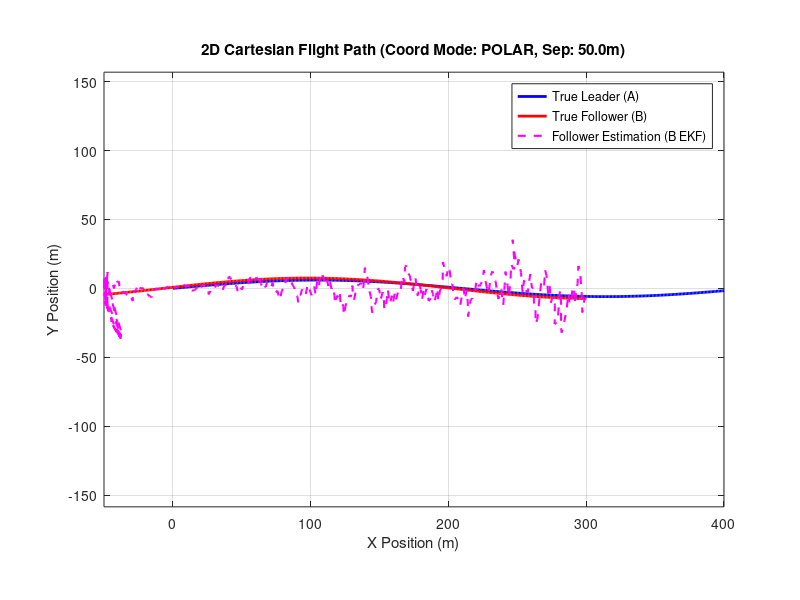
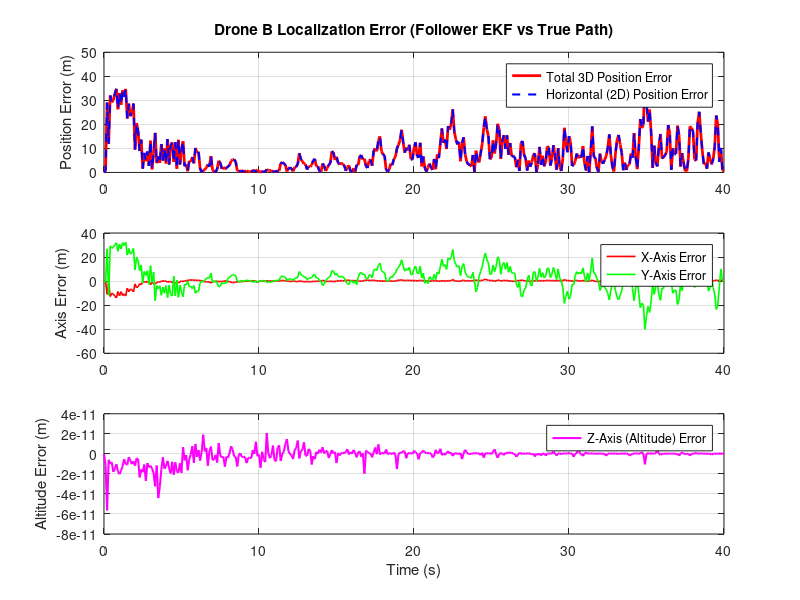

MATLAB code to generate these figures, in order:
%% =========================================================================
% MULTI-DRONE NAVIGATION AND SIMULATION (LEADER-FOLLOWER)
% =========================================================================
% Description: 
%   - Leader A True Trajectory: Sinusoidal path in 2D Cartesian space.
%   - Configurable Coordinate System: 'polar' or 'cartesian'. When 'polar' is 
%     chosen, all EKF estimation & update calculations run natively in polar.
%   - Visualizations: 
%     1. 2D Cartesian Flight Path View (True Leader, True Follower, Estimate).
%     2. Dedicated Drone B Localization Error Analysis.
% =========================================================================

clear; close all; clc;

%% 1. CONFIGURABLE SIMULATION PARAMETERS
config.coord_system       = 'polar';     % Select: 'polar' or 'cartesian'
config.uwb_representation = 'polar';     % UWB mode: 'polar' or 'cartesian'
config.sep_distance       = 50.0;         % Following distance for Drone B (meters)
config.flight_speed       = 10.0;         % Operational speed (m/s)
config.dt                 = 0.1;         % Time step (seconds)
config.T_total            = 40.0;        % Total simulation time (seconds)

time_vec = 0:config.dt:config.T_total;
num_steps = length(time_vec);

%% 2. TRUE TRAJECTORY GENERATION (SINUSOIDAL LEADER A)
amplitude_y = 6.0;  
freq_y      = 0.15;      

% Define Leader A's True Sinusoidal Path in Cartesian space
true_A_cart.x   = config.flight_speed * time_vec;
true_A_cart.y   = amplitude_y * sin(freq_y * time_vec);
true_A_cart.z   = 5.0 * ones(1, num_steps);
true_A_cart.v   = zeros(1, num_steps);
true_A_cart.psi = zeros(1, num_steps);

for k = 1:num_steps
    if k == 1
        dx = config.flight_speed * config.dt;
        dy = amplitude_y * freq_y * cos(freq_y * time_vec(1)) * config.dt;
    else
        dx = true_A_cart.x(k) - true_A_cart.x(k-1);
        dy = true_A_cart.y(k) - true_A_cart.y(k-1);
    end
    true_A_cart.v(k)   = sqrt(dx^2 + dy^2) / config.dt;
    true_A_cart.psi(k) = atan2(dy, dx);
end

true_A = struct();
true_B = struct();

if strcmpi(config.coord_system, 'polar')
    % --- CONVERT TRUE PATH TO POLAR FOR CALCULATIONS ---
    true_A.r   = sqrt(true_A_cart.x.^2 + true_A_cart.y.^2);
    true_A.th  = atan2(true_A_cart.y, true_A_cart.x);
    true_A.z   = true_A_cart.z;
    true_A.v   = true_A_cart.v;
    true_A.psi = true_A_cart.psi;
    
    for k = 1:num_steps
        lag_steps = round((config.sep_distance / config.flight_speed) / config.dt);
        ref_idx = max(1, k - lag_steps);
        
        xA_ref = true_A_cart.x(ref_idx);
        yA_ref = true_A_cart.y(ref_idx);
        psiA_ref = true_A_cart.psi(ref_idx);
        
        xB_cart = xA_ref - config.sep_distance * cos(psiA_ref);
        yB_cart = yA_ref - config.sep_distance * sin(psiA_ref);
        
        true_B.r(k)   = sqrt(xB_cart^2 + yB_cart^2);
        true_B.th(k)  = atan2(yB_cart, xB_cart);
        true_B.z(k)   = true_A_cart.z(ref_idx);
        true_B.v(k)   = true_A_cart.v(ref_idx);
        true_B.psi(k) = psiA_ref;
    end
else
    % --- CARTESIAN TRUE PATH ---
    true_A = true_A_cart;
    
    true_B.x = zeros(1, num_steps);
    true_B.y = zeros(1, num_steps);
    true_B.z = zeros(1, num_steps);
    true_B.v = zeros(1, num_steps);
    true_B.psi = zeros(1, num_steps);
    
    for k = 1:num_steps
        lag_steps = round((config.sep_distance / config.flight_speed) / config.dt);
        ref_idx = max(1, k - lag_steps);
        
        true_B.x(k) = true_A.x(ref_idx) - config.sep_distance * cos(true_A.psi(ref_idx));
        true_B.y(k) = true_A.y(ref_idx) - config.sep_distance * sin(true_A.psi(ref_idx));
        true_B.z(k) = true_A.z(ref_idx);
        true_B.v(k) = true_A.v(ref_idx);
        true_B.psi(k) = true_A.psi(ref_idx);
    end
end

%% 3. SENSOR NOISE & MEASUREMENT GENERATION
rng(42); % Seed for reproducibility

gps_noise_std   = 1.0;     
dr_v_noise_std  = 0.2;    
dr_psi_noise_std= 0.05; 
uwb_noise_std   = 0.3;     

meas_A = struct();
meas_B = struct();

if strcmpi(config.coord_system, 'polar')
    meas_A.r     = true_A.r + (gps_noise_std/2) * randn(1, num_steps);
    meas_A.th    = true_A.th + (gps_noise_std / 10.0) * randn(1, num_steps);
    meas_A.baro_z= true_A.z; 
    meas_A.dr_v  = true_A.v + dr_v_noise_std * randn(1, num_steps);
    meas_A.dr_psi= true_A.psi + dr_psi_noise_std * randn(1, num_steps);
    
    true_dist = zeros(1, num_steps);
    for k = 1:num_steps
        xA = true_A.r(k) * cos(true_A.th(k));
        yA = true_A.r(k) * sin(true_A.th(k));
        xB = true_B.r(k) * cos(true_B.th(k));
        yB = true_B.r(k) * sin(true_B.th(k));
        true_dist(k) = sqrt((xA - xB)^2 + (yA - yB)^2 + (true_A.z(k) - true_B.z(k))^2);
    end
    meas_B.uwb_dist     = true_dist + uwb_noise_std * randn(1, num_steps);
    meas_B.baro_z       = true_B.z; 
    meas_B.shared_alt_A = true_A.z; 
    meas_B.dr_v         = true_B.v + dr_v_noise_std * randn(1, num_steps);
    meas_B.dr_psi       = true_B.psi + dr_psi_noise_std * randn(1, num_steps);
else
    meas_A.gps_x  = true_A.x + gps_noise_std * randn(1, num_steps);
    meas_A.gps_y  = true_A.y + gps_noise_std * randn(1, num_steps);
    meas_A.baro_z = true_A.z; 
    meas_A.dr_v   = true_A.v + dr_v_noise_std * randn(1, num_steps);
    meas_A.dr_psi = true_A.psi + dr_psi_noise_std * randn(1, num_steps);
    
    true_dist = sqrt((true_A.x - true_B.x).^2 + (true_A.y - true_B.y).^2 + (true_A.z - true_B.z).^2);
    meas_B.uwb_dist     = true_dist + uwb_noise_std * randn(1, num_steps);
    meas_B.baro_z       = true_B.z; 
    meas_B.shared_alt_A = true_A.z; 
    meas_B.dr_v         = true_B.v + dr_v_noise_std * randn(1, num_steps);
    meas_B.dr_psi       = true_B.psi + dr_psi_noise_std * randn(1, num_steps);
end

%% 4. EXTENDED KALMAN FILTER (EKF) INITIALIZATION
est_A = zeros(5, num_steps);
est_B = zeros(5, num_steps);

if strcmpi(config.coord_system, 'polar')
    est_A(:, 1) = [true_A.r(1); true_A.th(1); true_A.z(1); config.flight_speed; true_A.psi(1)];
    est_B(:, 1) = [true_B.r(1); true_B.th(1); true_B.z(1); config.flight_speed; true_B.psi(1)];
else
    est_A(:, 1) = [true_A.x(1); true_A.y(1); true_A.z(1); config.flight_speed; true_A.psi(1)];
    est_B(:, 1) = [true_B.x(1); true_B.y(1); true_B.z(1); config.flight_speed; true_B.psi(1)];
end

P_A = eye(5) * 1.0;
P_B = eye(5) * 1.0;
P_history_B = zeros(5, num_steps);
P_history_B(:, 1) = diag(P_B);

Q = diag([0.01, 0.01, 0.01, 0.1, 0.05]);
dt = config.dt;

%% 5. EKF ESTIMATION LOOP
for k = 2:num_steps
    if strcmpi(config.coord_system, 'polar')
        %% --- POLAR EKF CALCULATIONS ---
        rA = est_A(1, k-1); thA = est_A(2, k-1); zA = est_A(3, k-1);
        vA = est_A(4, k-1); psiA = est_A(5, k-1);
        
        xA_temp = rA * cos(thA);
        yA_temp = rA * sin(thA);
        xA_pred = xA_temp + vA * cos(psiA) * dt;
        yA_pred = yA_temp + vA * sin(psiA) * dt;
        
        rA_pred  = sqrt(xA_pred^2 + yA_pred^2);
        thA_pred = atan2(yA_pred, xA_pred);
        zA_pred  = zA; 
        vA_pred  = meas_A.dr_v(k);
        psiA_pred= meas_A.dr_psi(k);
        
        x_pred_A = [rA_pred; thA_pred; zA_pred; vA_pred; psiA_pred];
        
        F_A = eye(5); eps_val = 1e-5;
        for j = 1:5
            xp = est_A(:, k-1); xp(j) = xp(j) + eps_val;
            xt = xp(1)*cos(xp(2)) + xp(4)*cos(xp(5))*dt;
            yt = xp(1)*sin(xp(2)) + xp(4)*sin(xp(5))*dt;
            pred_p = [sqrt(xt^2+yt^2); atan2(yt, xt); xp(3); xp(4); xp(5)];
            
            xt0 = rA*cos(thA) + vA*cos(psiA)*dt;
            yt0 = rA*sin(thA) + vA*sin(psiA)*dt;
            pred_0 = [sqrt(xt0^2+yt0^2); atan2(yt0, xt0); zA; vA; psiA];
            F_A(:, j) = (pred_p - pred_0) / eps_val;
        end
        
        P_pred_A = F_A * P_A * F_A' + Q;
        
        z_meas_A = [meas_A.r(k); meas_A.th(k); meas_A.baro_z(k)];
        H_A = [1,0,0,0,0; 0,1,0,0,0; 0,0,1,0,0];
        R_A = diag([(gps_noise_std/2)^2, (gps_noise_std/10)^2, 1e-4]);
        
        y_res_A = z_meas_A - H_A * x_pred_A;
        S_A = H_A * P_pred_A * H_A' + R_A;
        K_A = P_pred_A * H_A' / S_A;
        
        est_A(:, k) = x_pred_A + K_A * y_res_A;
        P_A = (eye(5) - K_A * H_A) * P_pred_A;
        
        % Follower B Polar EKF Update
        rB = est_B(1, k-1); thB = est_B(2, k-1); zB = est_B(3, k-1);
        vB = est_B(4, k-1); psiB = est_B(5, k-1);
        
        xB_temp = rB * cos(thB);
        yB_temp = rB * sin(thB);
        xB_pred = xB_temp + vB * cos(psiB) * dt;
        yB_pred = yB_temp + vB * sin(psiB) * dt;
        
        rB_pred  = sqrt(xB_pred^2 + yB_pred^2);
        thB_pred = atan2(yB_pred, xB_pred);
        zB_pred  = meas_B.shared_alt_A(k); 
        vB_pred  = meas_B.dr_v(k);
        psiB_pred= meas_B.dr_psi(k);
        
        x_pred_B = [rB_pred; thB_pred; zB_pred; vB_pred; psiB_pred];
        
        F_B = eye(5);
        for j = 1:5
            xp = est_B(:, k-1); xp(j) = xp(j) + eps_val;
            xt = xp(1)*cos(xp(2)) + xp(4)*cos(xp(5))*dt;
            yt = xp(1)*sin(xp(2)) + xp(4)*sin(xp(5))*dt;
            pred_p = [sqrt(xt^2+yt^2); atan2(yt, xt); xp(3); xp(4); xp(5)];
            
            xt0 = rB*cos(thB) + vB*cos(psiB)*dt;
            yt0 = rB*sin(thB) + vB*sin(psiB)*dt;
            pred_0 = [sqrt(xt0^2+yt0^2); atan2(yt0, xt0); zB; vB; psiB];
            F_B(:, j) = (pred_p - pred_0) / eps_val;
        end
        
        P_pred_B = F_B * P_B * F_B' + Q;
        
        xA_est = est_A(1, k) * cos(est_A(2, k));
        yA_est = est_A(1, k) * sin(est_A(2, k));
        zA_est = est_A(3, k);
        
        xB_cp = rB_pred * cos(thB_pred);
        yB_cp = rB_pred * sin(thB_pred);
        zB_cp = zB_pred;
        
        dist_est = sqrt((xA_est - xB_cp)^2 + (yA_est - yB_cp)^2 + (zA_est - zB_cp)^2);
        z_meas_B = [meas_B.uwb_dist(k); meas_B.shared_alt_A(k)];
        z_pred_B = [dist_est; zB_cp];
        
        H_B = zeros(2, 5);
        for j = 1:5
            xb_p = x_pred_B; xb_p(j) = xb_p(j) + eps_val;
            xb_c = xb_p(1) * cos(xb_p(2));
            yb_c = xb_p(1) * sin(xb_p(2));
            zb_c = xb_p(3);
            dist_p = sqrt((xA_est - xb_c)^2 + (yA_est - yb_c)^2 + (zA_est - zb_c)^2);
            z_pert = [dist_p; zb_c];
            H_B(:, j) = (z_pert - z_pred_B) / eps_val;
        end
        
        R_B = diag([uwb_noise_std^2, 1e-4]);
        y_res_B = z_meas_B - z_pred_B;
        
        S_B = H_B * P_pred_B * H_B' + R_B;
        K_B = P_pred_B * H_B' / S_B;
        
        est_B(:, k) = x_pred_B + K_B * y_res_B;
        P_B = (eye(5) - K_B * H_B) * P_pred_B;
        P_history_B(:, k) = diag(P_B);
        
    else
        %% --- CARTESIAN EKF CALCULATIONS ---
        xA = est_A(1, k-1); yA = est_A(2, k-1); zA = est_A(3, k-1);
        vA = est_A(4, k-1); psiA = est_A(5, k-1);
        
        xA_pred = xA + vA * cos(psiA) * dt;
        yA_pred = yA + vA * sin(psiA) * dt;
        zA_pred = zA; 
        vA_pred = meas_A.dr_v(k);
        psiA_pred = meas_A.dr_psi(k);
        
        x_pred_A = [xA_pred; yA_pred; zA_pred; vA_pred; psiA_pred];
        
        F_A = [1, 0, 0, cos(psiA)*dt, -vA*sin(psiA)*dt;
               0, 1, 0, sin(psiA)*dt,  vA*cos(psiA)*dt;
               0, 0, 1, 0,            0;
               0, 0, 0, 1,            0;
               0, 0, 0, 0,            1];
           
        P_pred_A = F_A * P_A * F_A' + Q;
        
        z_meas_A = [meas_A.gps_x(k); meas_A.gps_y(k); meas_A.baro_z(k)];
        H_A = [1, 0, 0, 0, 0; 0, 1, 0, 0, 0; 0, 0, 1, 0, 0];
        R_A = diag([gps_noise_std^2, gps_noise_std^2, 1e-4]);
        
        y_res_A = z_meas_A - H_A * x_pred_A;
        S_A = H_A * P_pred_A * H_A' + R_A;
        K_A = P_pred_A * H_A' / S_A;
        
        est_A(:, k) = x_pred_A + K_A * y_res_A;
        P_A = (eye(5) - K_A * H_A) * P_pred_A;

        % Drone B Cartesian EKF Update
        xB = est_B(1, k-1); yB = est_B(2, k-1); zB = est_B(3, k-1);
        vB = est_B(4, k-1); psiB = est_B(5, k-1);
        
        xB_pred = xB + vB * cos(psiB) * dt;
        yB_pred = yB + vB * sin(psiB) * dt;
        zB_pred = meas_B.shared_alt_A(k); 
        vB_pred = meas_B.dr_v(k);
        psiB_pred = meas_B.dr_psi(k);
        
        x_pred_B = [xB_pred; yB_pred; zB_pred; vB_pred; psiB_pred];
        
        F_B = [1, 0, 0, cos(psiB)*dt, -vB*sin(psiB)*dt;
               0, 1, 0, sin(psiB)*dt,  vB*cos(psiB)*dt;
               0, 0, 1, 0,            0;
               0, 0, 0, 1,            0;
               0, 0, 0, 0,            1];
           
        P_pred_B = F_B * P_B * F_B' + Q;
        
        dx_est = est_A(1, k) - xB_pred;
        dy_est = est_A(2, k) - yB_pred;
        dz_est = est_A(3, k) - zB_pred;
        dist_est = sqrt(dx_est^2 + dy_est^2 + dz_est^2);
        
        z_meas_B = [meas_B.uwb_dist(k); meas_B.shared_alt_A(k)];
        z_pred_B = [dist_est; zB_pred];
        
        H_B = [-dx_est/dist_est, -dy_est/dist_est, -dz_est/dist_est, 0, 0;
                0,                0,                1,                  0, 0];
        
        R_B = diag([uwb_noise_std^2, 1e-4]);
        y_res_B = z_meas_B - z_pred_B;
        
        S_B = H_B * P_pred_B * H_B' + R_B;
        K_B = P_pred_B * H_B' / S_B;
        
        est_B(:, k) = x_pred_B + K_B * y_res_B;
        P_B = (eye(5) - K_B * H_B) * P_pred_B;
        P_history_B(:, k) = diag(P_B);
    end
end

%% 6. VISUALIZATION SCRIPTS

% Prepare Cartesian coordinates for true paths and estimation paths
if strcmpi(config.coord_system, 'polar')
    true_A_x = true_A.r .* cos(true_A.th);
    true_A_y = true_A.r .* sin(true_A.th);
    true_B_x = true_B.r .* cos(true_B.th);
    true_B_y = true_B.r .* sin(true_B.th);
    
    est_B_x  = est_B(1,:) .* cos(est_B(2,:));
    est_B_y  = est_B(1,:) .* sin(est_B(2,:));
    est_B_z  = est_B(3,:);
else
    true_A_x = true_A.x;
    true_A_y = true_A.y;
    true_B_x = true_B.x;
    true_B_y = true_B.y;
    
    est_B_x  = est_B(1,:);
    est_B_y  = est_B(2,:);
    est_B_z  = est_B(3,:);
end

% --- Figure 1: 2D Cartesian Flight Path View ---
figure('Name', '2D Cartesian Flight Path View', 'Position', [100, 100, 900, 600], 'Color', 'w');
plot(true_A_x, true_A_y, 'b-', 'LineWidth', 2); hold on;
plot(true_B_x, true_B_y, 'r-', 'LineWidth', 2);
plot(est_B_x,  est_B_y,  'm--', 'LineWidth', 1.5);
grid on; axis equal;
xlabel('X Position (m)'); ylabel('Y Position (m)');
legend('True Leader (A)', 'True Follower (B)', 'Follower Estimation (B EKF)', 'Location', 'best');
title(sprintf('2D Cartesian Flight Path (Coord Mode: %s, Sep: %.1fm)', upper(config.coord_system), config.sep_distance));

% --- Figure 2: Dedicated Drone B Localization Error Analysis ---
figure('Name', 'Drone B Localization Error Analysis', 'Position', [150, 150, 1000, 750], 'Color', 'w');

% Calculate physical localization errors in Cartesian metrics
err_xB = true_B_x - est_B_x;
err_yB = true_B_y - est_B_y;
err_zB = true_B.z - est_B_z;
err_pos_2D = sqrt(err_xB.^2 + err_yB.^2);
err_pos_3D = sqrt(err_xB.^2 + err_yB.^2 + err_zB.^2);

subplot(3, 1, 1);
plot(time_vec, err_pos_3D, 'r-', 'LineWidth', 2); hold on;
plot(time_vec, err_pos_2D, 'b--', 'LineWidth', 1.5);
grid on; ylabel('Position Error (m)');
legend('Total 3D Position Error', 'Horizontal (2D) Position Error', 'Location', 'best');
title('Drone B Localization Error (Follower EKF vs True Path)');

subplot(3, 1, 2);
plot(time_vec, err_xB, 'r-', 'LineWidth', 1.2); hold on;
plot(time_vec, err_yB, 'g-', 'LineWidth', 1.2);
grid on; ylabel('Axis Error (m)');
legend('X-Axis Error', 'Y-Axis Error', 'Location', 'best');

subplot(3, 1, 3);
plot(time_vec, err_zB, 'm-', 'LineWidth', 1.5);
grid on; xlabel('Time (s)'); ylabel('Altitude Error (m)');
legend('Z-Axis (Altitude) Error', 'Location', 'best');
